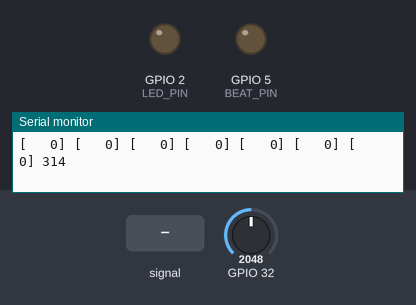
Recording of a sketch running on a simulated ESP32. Parts: output pins drawn as LEDs (lit = HIGH), the last lines printed to the serial monitor. Inputs (shaded band) come from the test bench; at power-on: GPIO 32 = 2048.

Above: at 1.2 s.
1.3 s: GPIO 32 fed a 50 Hz sine of ±1228 counts around its level
At 2.1 s:
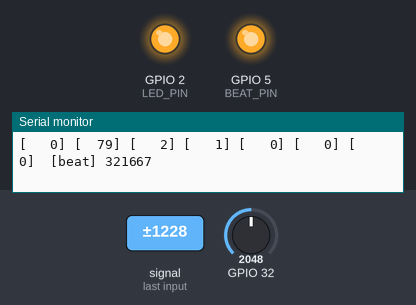
2.9 s: GPIO 32 set to 2866
At 4.0 s:
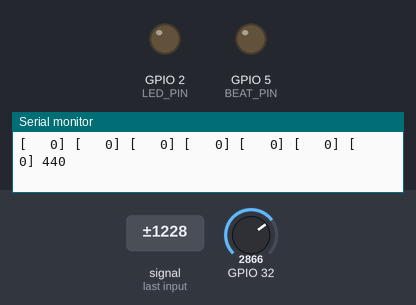
Timing chart, 0 to 5.9 s (numbered marks = the images above; inputs shaded):
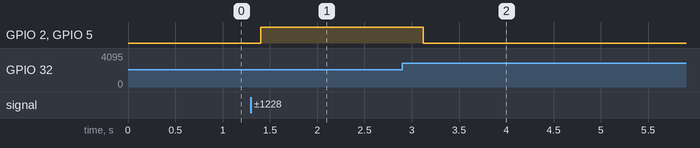

Measured:
- after the input at 1.3 s, GPIO 2 (LED_PIN), GPIO 5 (BEAT_PIN): LOW → HIGH after 0.10 s
- after the input at 2.9 s, GPIO 2 (LED_PIN), GPIO 5 (BEAT_PIN): HIGH → LOW after 0.22 s

The sketch:

ino_spectrum.ino
```cpp
#include "arduinoFFT.h" // Standard Arduino FFT library
#include <driver/adc.h>

#define AUDIO_IN_PIN 4
#define BEAT_PIN 5
#define LED_PIN 2
int led_pin = 2;//LED_BUILTIN;

#define SCL_INDEX 0x00
#define SCL_TIME 0x01
#define SCL_FREQUENCY 0x02
#define SCL_PLOT 0x03

const uint16_t samples = 1024; //This value MUST ALWAYS be a power of 2
const double samplingFrequency = 25000;

const uint16_t amplitude = 1000;
const uint16_t noiseThreshold = 500;
const uint16_t bandMaxValue = 1000;
const uint16_t beatPeakThreshold = 30;

unsigned int sampling_period_us;
unsigned long microseconds;

const uint8_t bandCount = 7;
byte peak[] = {0,0,0,0,0,0,0};
int bandIndices[] = {3, 7, 17, 35, 80, 200, samples >> 2};

float vReal[samples];
float vImag[samples];
unsigned long newTime, oldTime, lastBeatTimeMs;
const int maxBPM = 250;
unsigned int minBeatIntervalMs = 60 * 1000 / maxBPM;
unsigned int beatSignalDurationMs = 10;
bool isInBeat;

char printBuffer[10];

ArduinoFFT<float> FFT = ArduinoFFT<float>(vReal, vImag, samples, samplingFrequency);


void setup() {
  Serial.begin(115200);
  pinMode(LED_PIN, OUTPUT);
  pinMode(BEAT_PIN, OUTPUT);


  adc1_config_width(ADC_WIDTH_BIT_12);
  adc1_config_channel_atten(ADC1_CHANNEL_4, ADC_ATTEN_DB_11);

  sampling_period_us = round(1000000 * (1.0 / samplingFrequency));
}

void loop2()
{
  double value = analogRead(AUDIO_IN_PIN);
  Serial.println(value);
  delay(1);
}
void loop() {

  long time = micros();

for (uint16_t i = 0; i < samples; i++) {
    // uncomment this to find sampling period
    //long old_time = micros();
    vReal[i] = adc1_get_raw(ADC1_CHANNEL_4);
    vImag[i] = 0.0;
    //unsigned long new_time = micros();
    //Serial.println(new_time - old_time);
  }
/*
  for (int i = 0; i < samples; i++) {
    //newTime = micros()-oldTime;
    //oldTime = newTime;
    //unsigned long nextTime = newTime + sampling_period_us;*
    vReal[i] = analogRead(AUDIO_IN_PIN); // A conversion takes about 1uS on an ESP32
    vImag[i] = 0;
    //while (micros() < (nextTime)) { }
  }*/
/*
  long time2 = micros();
  Serial.print("Sample ");
  Serial.println(time2 - time);
  time = micros();*/

  FFT.windowing(vReal, samples, FFT_WIN_TYP_HAMMING, FFT_FORWARD);
  FFT.compute(vReal, vImag, samples, FFT_FORWARD);
  FFT.complexToMagnitude(vReal, vImag, samples);
/*
  time2 = micros();
  Serial.print("FFT ");
  Serial.println(time2 - time);
  time = micros();*/

  int max = 0;
  for (int i = 2; i < (samples/2); i++){
    if (vReal[i] > max)
    {
      max = vReal[i];
    }

    if (vReal[i] < noiseThreshold) continue;
    // Serial.print(i);
    // Serial.print(":");
    // Serial.print((int)(vReal[i]));
    // Serial.print(",");

    for (byte u = 0; u < bandCount; u++)
    {
      if (i <= bandIndices[u])
      {
        updateBand(u, (int)(vReal[i] / amplitude));
        break;
      }
    }
  }

  //Serial.println();
  /*Serial.print("Update");
  Serial.println(micros() - time);
  time = micros();*/

/*
  printVector(vReal, (samples >> 1), SCL_FREQUENCY);
  float x = FFT.majorPeak();
  Serial.print("f0=");
  Serial.print(x, 6);
  Serial.println("Hz");*/

  for (byte band = 0; band < bandCount; band++)
  {
    printBand(band, peak[band]);
  }

  /*Serial.print("Print");
  Serial.println(micros() - time);*/

  processBeat(peak[1] > beatPeakThreshold || peak[2] > beatPeakThreshold);

  if (isInBeat)
  {
    Serial.print(" [beat] ");
  }

  Serial.print(max);
  Serial.println();

  for (byte u = 0; u < bandCount; u++)
  {
    peak[u] = 0;
  }
}

void processBeat(bool isBeat)
{
  long time = millis();

  if (time - lastBeatTimeMs <= beatSignalDurationMs) return;

  if (isBeat != isInBeat)
  {
    if (isBeat)
    {
      if (time - lastBeatTimeMs > minBeatIntervalMs)
      {
        lastBeatTimeMs = time;
        setIsInBeat(true);
        Serial.print("BEAT ");
      }

    }
    else
    {
      setIsInBeat(false);
    }
  }
}

void setIsInBeat(bool isBeat)
{
  isInBeat = isBeat;
  digitalWrite(LED_PIN, isBeat ? HIGH : LOW);
  digitalWrite(BEAT_PIN, isBeat ? HIGH : LOW);
}

void updateBand(int band, int dsize){
  if (dsize > bandMaxValue) {
    dsize = bandMaxValue;
  }

  if (dsize > peak[band]) {
    peak[band] = dsize;
  }
}

void printBand(int band, int peak)
{
  Serial.print("[");

  // Format the number with leading spaces (total width of 4 characters, including the number itself)
  sprintf(printBuffer, "%4d", peak);

  Serial.print(printBuffer);
  Serial.print("] ");
}


void printVector(double *vData, uint16_t bufferSize, uint8_t scaleType)
{
  for (uint16_t i = 0; i < bufferSize; i++)
  {
    double abscissa;
    /* Print abscissa value */
    switch (scaleType)
    {
      case SCL_INDEX:
        abscissa = (i * 1.0);
  break;
      case SCL_TIME:
        abscissa = ((i * 1.0) / samplingFrequency);
  break;
      case SCL_FREQUENCY:
        abscissa = ((i * 1.0 * samplingFrequency) / samples);
  break;
    }
    Serial.print(abscissa, 6);
    if(scaleType==SCL_FREQUENCY)
      Serial.print("Hz");
    Serial.print(" ");
    Serial.println(vData[i], 4);
  }
  Serial.println();
}
```
